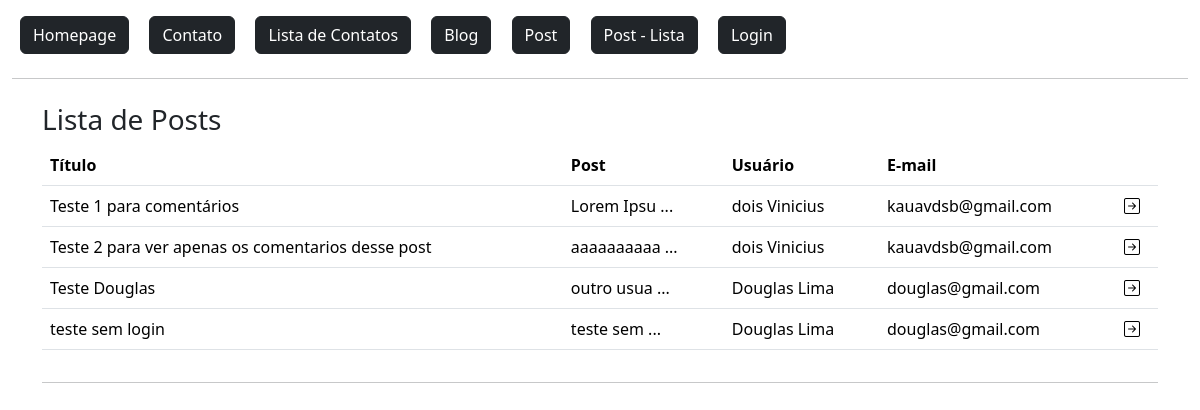
The page /post/lista/ on the database as committed earlier.
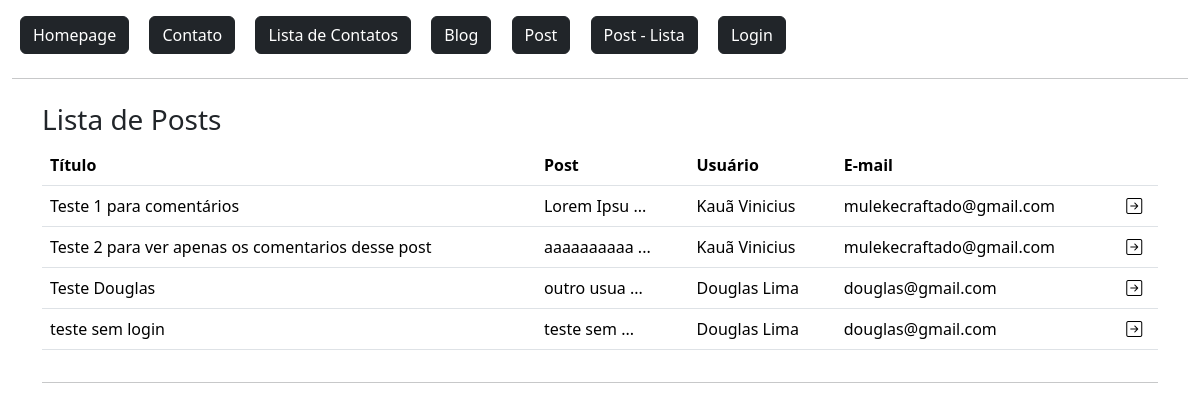
The same page on the database as committed later.
### flaskLearn/models.py (models this page shows, shortened)
class Post(db.Model):
    id = db.Column(db.Integer, primary_key=True)
    data_criacao = db.Column(db.DateTime, default=datetime.now())
    titulo = db.Column(db.String, nullable=True)
    mensagem = db.Column(db.String, nullable=True)
    user_id = db.Column(db.Integer, db.ForeignKey('user.id'), nullable=True) #Tabela que referencia a tabela usuário
    comentarios = db.relationship('PostComentarios', backref='post', lazy=True) #É a tabela referenciada. (um usuario pode ter varios posts)
    def msg_resumo(self):
        len_msg = len(self.mensagem)
        if len_msg > 10:
            return f"{self.mensagem[:10]} ..."
        else:
            return self.mensagem

class User(db.Model, UserMixin):
    id = db.Column(db.Integer, primary_key=True)
    admin = db.Column(db.Boolean, default=False)
    nome = db.Column(db.String, nullable=True)
    sobrenome = db.Column(db.String, nullable=True)
    email = db.Column(db.String, nullable=True)
    senha = db.Column(db.String, nullable=True)
    data_cadastro = db.Column(db.DateTime, default=datetime.now())
    posts = db.relationship('Post', backref='user', lazy=True) #É a tabela referenciada. (um usuario pode ter varios posts)
    post_comentarios = db.relationship('PostComentarios', backref='user', lazy=True) #É a tabela referenciada. (um usuario pode ter varios posts)

### flaskLearn/routes.py (the view)
@app.route('/post/lista/')
def postLista():
    posts = Post.query.all()
    return render_template('posts/post_lista.html', posts=posts)

### flaskLearn/templates/posts/post_lista.html (shortened to what this page needs)
{% extends 'baseTemplate/base.html' %}
{% block content %}
    {% include 'baseTemplate/nav.html' %}
    <div class="container">
        <div class="row mt-4">
            <h3>Lista de Posts</h3>
            <div class="col-12">
                <table class="table">
                    <thead>
                        <tr>
                            <th>Título</th>
                            <th>Post</th>
                            <th>Usuário</th>
                            <th>E-mail</th>
                            <th></th>
                        </tr>
                    </thead>
                    <tbody>
                        {% for linha in posts %}
                            <tr>
                                <td>{{linha.titulo}}</td>
                                <td>{{linha.msg_resumo()}}</td>
                                <td>{{linha.user.nome}} {{linha.user.sobrenome}}</td>
                                <td>{{linha.user.email}}</td>
                                <td>
                                    <a href="{{ url_for('postDetail', id=linha.id) }}">
                                        <i class="bi bi-arrow-right-square text-black"></i>
                                    </a>
                                </td>
                            </tr>
                        {% endfor %}
                    </tbody>
                </table>
            </div>
        </div>
        <hr>
    </div>
{% endblock %}

### flaskLearn/templates/baseTemplate/base.html (shortened to what this page needs)
<!DOCTYPE html>
<html lang="en">
<head>
    <link href="https://cdn.jsdelivr.net/npm/bootstrap@5.3.3/dist/css/bootstrap.min.css" rel="stylesheet">
    <link rel="stylesheet" href="https://cdn.jsdelivr.net/npm/bootstrap-icons@1.11.3/font/bootstrap-icons.min.css">
</head>
<body>
    <section class="container-fluid mt-2">
        {% block content %}
        {% endblock %}
    </section>
</body>
</html>

### flaskLearn/templates/baseTemplate/nav.html
<a href="{{url_for('homepage')}}" class="btn btn-dark m-2">
    Homepage
</a>
<a href="{{url_for('contato')}}" class="btn btn-dark m-2">
    Contato
</a>
<a href="{{url_for('contatoLista')}}" class="btn btn-dark m-2">
    Lista de Contatos
</a>
<a href="{{url_for('editorBlog')}}" class="btn btn-dark m-2">
    Blog
</a>
<a href="{{url_for('postNovo')}}" class="btn btn-dark m-2">
    Post
</a>
<a href="{{url_for('postLista')}}" class="btn btn-dark m-2">
    Post - Lista
</a>
{% if current_user.is_authenticated %}
    <a href="{{ url_for('dashboard') }}" class="btn btn-dark m-2">
        {{ current_user.nome }} {{ current_user.sobrenome }}
    </a>
    <a href="{{ url_for('logout') }}" class="btn btn-dark m-2">
        Sair
    </a>
{% else %}
    <a href="{{url_for('login')}}" class="btn btn-dark m-2">
        Login
    </a>
{% endif %}
<hr>

Rows that differ between the two databases and show on the page:
changed through a linked row, Post "Teste 1 para comentários": user.nome "dois" → "Kauã"; user.email "kauavdsb@gmail.com" → "mulekecraftado@gmail.com"
changed through a linked row, Post "Teste 2 para ver apenas os comentarios desse post": user.nome "dois" → "Kauã"; user.email "kauavdsb@gmail.com" → "mulekecraftado@gmail.com"
